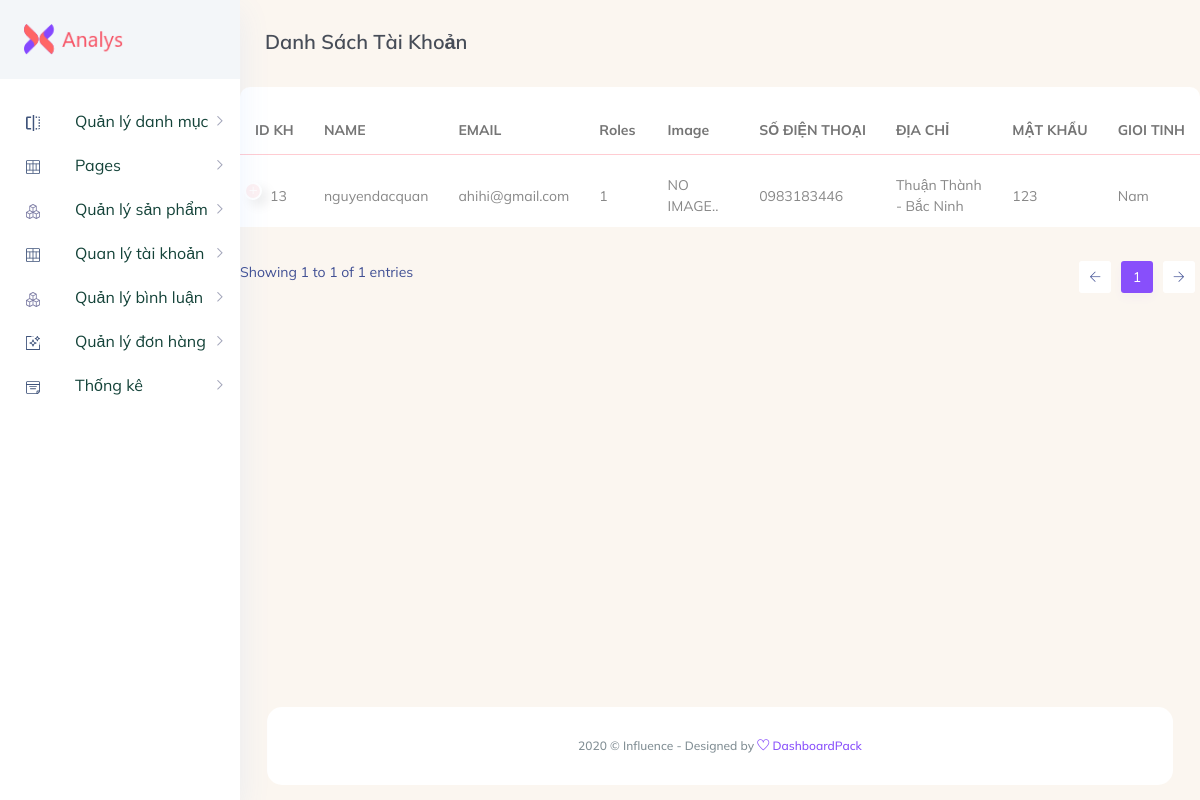
/TrangAdmin/Admin/index.php?act=listtk, run on the app's committed database.
### tables this page shows
CREATE TABLE `users` (
  `id` int(11) NOT NULL,
  `user` varchar(255) DEFAULT NULL,
  `password` varchar(255) DEFAULT NULL,
  `email` varchar(100) DEFAULT NULL,
  `roles` tinyint(1) DEFAULT 0,
  `img` varchar(255) NOT NULL,
  `address` varchar(255) NOT NULL,
  `phone` varchar(12) NOT NULL,
  `gender` varchar(20) NOT NULL
);

### model/pdo.php (called while the page is built, shortened)
<?php
function pdo_get_connection(){
    $servername = "localhost";
    $username = "root";
    $password = "";
    try {
        $conn = new PDO("mysql:host=$servername;dbname=webshirt", $username, $password);
        $conn->setAttribute(PDO::ATTR_ERRMODE, PDO::ERRMODE_EXCEPTION);
        return $conn;
    } catch(PDOException $e) {
        echo "Connection failed: " . $e->getMessage();
    }
}
function pdo_query($sql){
    $sql_args=array_slice(func_get_args(),1);
    try{
        $conn=pdo_get_connection();
        $stmt=$conn->prepare($sql);
        $stmt->execute($sql_args);
        $rows=$stmt->fetchAll();
        return $rows;
    }
    catch(PDOException $e){
        throw $e;
    }
    finally{
        unset($conn);
    }
}
?>

### model/taikhoan.php (called while the page is built, shortened)
<?php
function loadall_users()
{
    $sql = "SELECT * FROM users ORDER BY id asc";
    $listusers = pdo_query($sql);
    return $listusers;
}
?>

### TrangAdmin/Admin/khachhang/list.php (the view, shortened to what this page needs)
<section class="main_content dashboard_part large_header_bg">
    <div class="white_card_body">
        <div class="QA_section">
            <div class="white_box_tittle list_header mt_30 ml_25">
                <h4>Danh Sách Tài Khoản</h4>
            </div>
            <div class="QA_table mb_30">
                <table class="table lms_table_active ">
                    <thead>
                        <tr>
                            <th scope="col">ID KH</th>
                            <th scope="col">NAME </th>
                            <th scope="col">EMAIL</th>
                            <th scope="col">Roles</th>
                            <th scope="col">Image</th>
                            <th scope="col">SỐ ĐIỆN THOẠI</th>
                            <th scope="col">ĐỊA CHỈ</th>
                            <th scope="col">MẬT KHẨU</th>
                            <th scope="col">GIOI TINH</th>
                        </tr>
                    </thead>
                    <tbody>
                        <?php
                        foreach ($list_users as $users) {
                            extract($users);
                            $suatk = "index.php?act=suatk&id=" . $id;
                            $xoatk = "index.php?act=xoatk&id=" . $id;
                            $hinhpath = "../../upload/" . $img;
                            if (is_file($hinhpath)) {
                                $hinh = '<img width="50px" src="' . $hinhpath . '" alt="">';
                            } else {
                                $hinh = "NO IMAGE..";
                            }
                            echo '
                            <tr>
                                        <td>' . $id . ' </td>
                                        <td>' . $user . ' </td>
                                        <td>' . $email . ' </td>
                                        <td>' . $roles . ' </td>
                                        <td>' . $hinh. ' </td>
                                        <td>' . $phone . ' </td>
                                        <td>' . $address . ' </td>
                                        <td>' . $password . ' </td>
                                        <td>' . $gender . ' </td>
                                        <td> <a href="' . $suatk . '" class="status_btn"><input type="button" class="btn" value="Sửa"></a>
                                        <a href="' . $xoatk . '" class="status_btn"><input type="button" class="btn" value="Xóa"></a></td> </td>
                            </tr>
                            ';
                        }
                        ?>
                    </tbody>
                </table>
            </div>
        </div>
    </div>
    <!DOCTYPE html>
    <html lang="en">
    <head>
    </head>
    <body>
    </body>
    </html>

### data on the page
users: id "13", user "nguyendacquan", email "ahihi@gmail.com", roles "1", img "NO IMAGE..", phone "0983183446", address "Thuận Thành - Bắc Ninh", password "123", gender "Nam"
